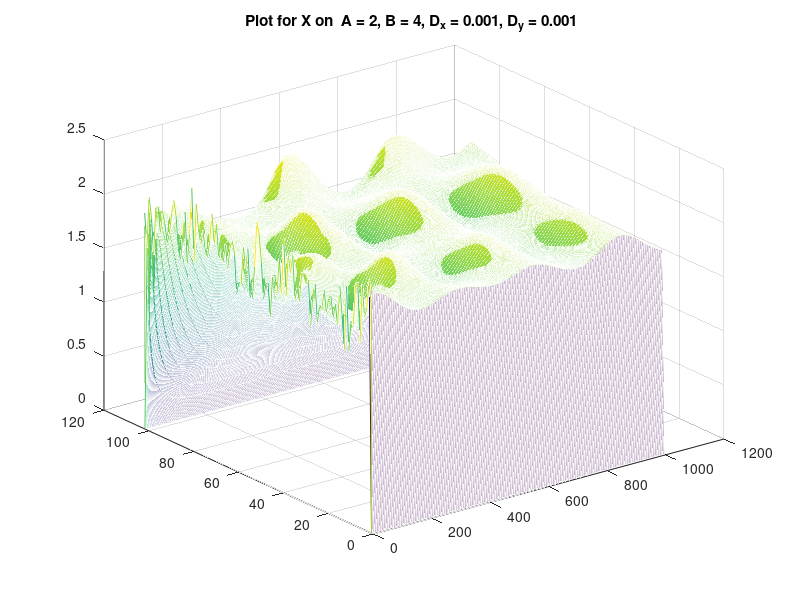
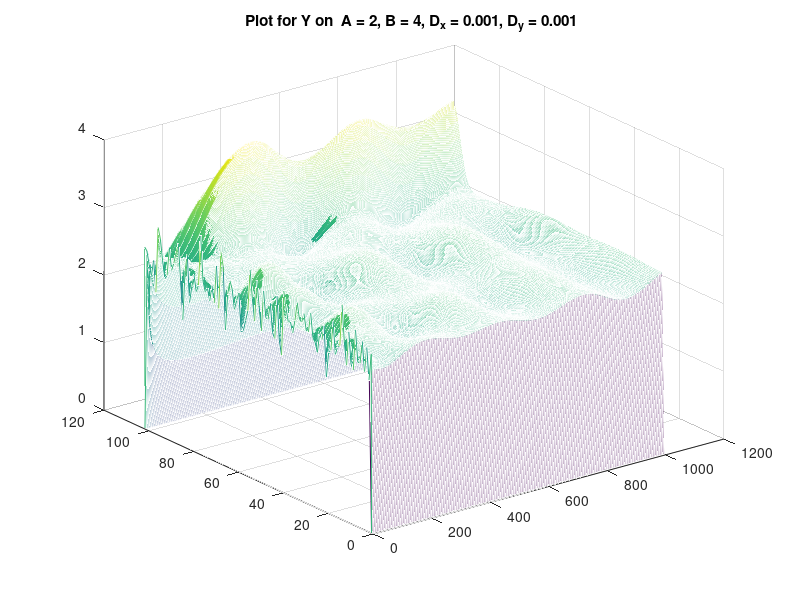

MATLAB code to generate these figures, in order:
%% initial conditions
L = 1/2;
D_x = 0.001;
D_y = 0.001;
A = 2;
B = 5.1;
h = L/50;
tau = h^2 / (10 * max(D_x,D_y));
t0 = 0;
tf = 10;
N = (tf - t0)/tau;
n1 = (L-(-L))/h + 2;
n2 = N;
X = zeros(n1,n2);
Y = zeros(n1,n2);
X(:,1) = A + randn(n1,1)*A/10;
Y(:,1) = B/A + randn(n1,1)*(B/A)/10;


%% implementation of the partial differential equation
D = @(x) abs(x)<=L; 
x = -L;
t = t0;
%S_x = zeros(n1,n2);
%S_y = zeros(n1,n2);

for j = 1 : n2
    for i = 2 : n1 -1
        S_x = A - ( B + 1 ) * X(i,j) + X(i,j)^2 * Y(i,j);
        S_y = B * X(i,j) - X(i,j)^2 * Y(i,j);
        X( i , j + 1 ) = X(i,j) + ( tau / h^2 ) * [ D( x + h/2 ) * D_x ] * (X( i+1 , j ) - X( i , j )) + ( tau / h^2 ) * [ D( x - h/2 ) * D_x ] * (X( i-1 , j ) - X( i , j )) + tau * S_x;
        Y( i , j + 1 ) = Y(i,j) + ( tau / h^2 ) * [ D( x + h/2 ) * D_y ] * (Y( i+1 , j ) - Y( i , j )) + ( tau / h^2 ) * [ D( x - h/2 ) * D_y ] * (Y( i-1 , j ) - Y( i , j )) + tau * S_y;
        x = x + h;
    end
    t = t + tau;
    x = -L;
end

figure;
mesh (X);
title('Plot for X on  A = 2, B = 4, D_x = 0.001, D_y = 0.001 ');

figure;
mesh (Y);
title('Plot for Y on  A = 2, B = 4, D_x = 0.001, D_y = 0.001 ');

